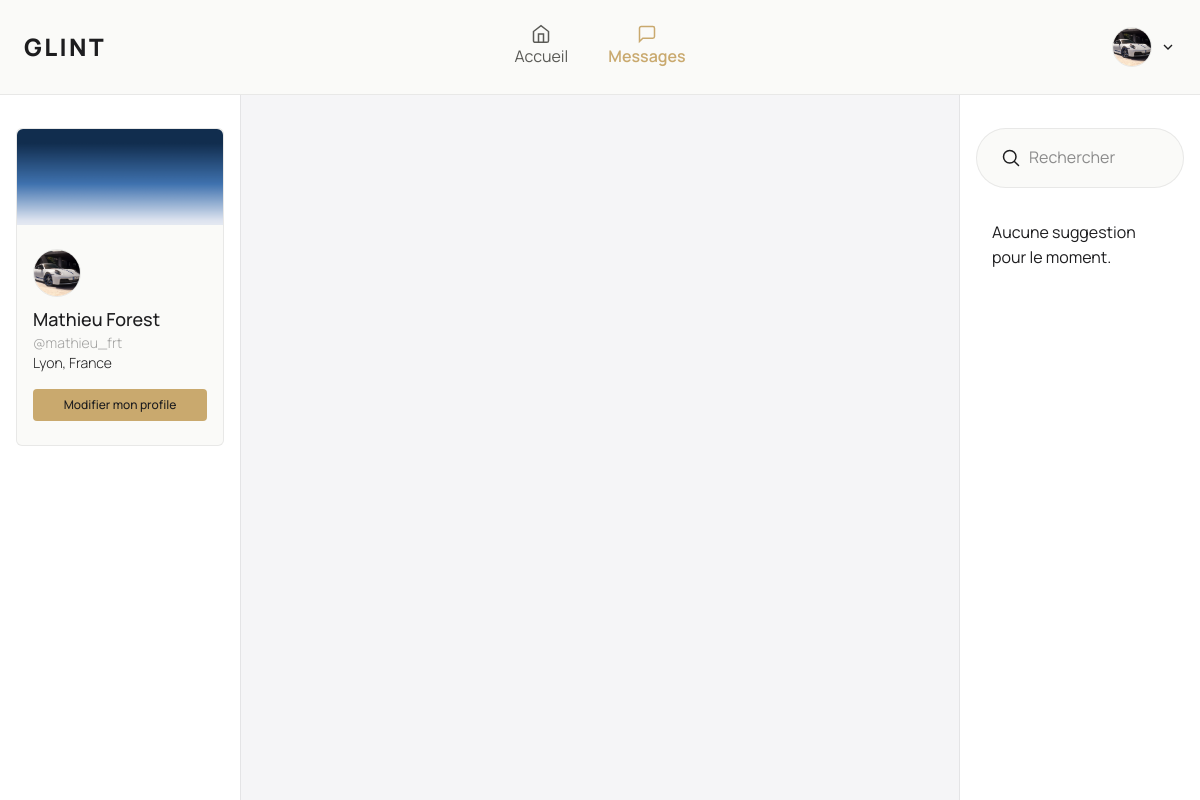
The page /dashboard?tab=messages (signed in) on the database its author committed.
### app/models/User.py (models this page shows, shortened)
class User(database.Model):
    __tablename__ = "users"
    id: Mapped[int] = mapped_column(primary_key=True)
    name: Mapped[str] = mapped_column(String(80), nullable=False)
    username: Mapped[str] = mapped_column(String(80), unique=True, nullable=False)
    email: Mapped[str] = mapped_column(String(120), unique=True, nullable=False)
    password: Mapped[str] = mapped_column(String(255), nullable=False)
    biography: Mapped[str] = mapped_column(Text, default="", server_default="")
    location: Mapped[str] = mapped_column(String(120), default="", server_default="")
    banner: Mapped[str] = mapped_column(String(255), default="", server_default="")
    avatar: Mapped[str] = mapped_column(String(255), default="", server_default="")
    created_at: Mapped[datetime] = mapped_column(DateTime, default=datetime.utcnow)
    updated_at: Mapped[Optional[datetime]] = mapped_column(DateTime, default=datetime.utcnow, onupdate=datetime.utcnow)
    posts: Mapped[List["Post"]] = relationship("Post", back_populates="author", lazy="dynamic")
    comments: Mapped[List["Comment"]] = relationship("Comment", back_populates="author", lazy="dynamic")
    likes: Mapped[List["Like"]] = relationship("Like", back_populates="user", lazy="dynamic")
    reposts: Mapped[List["Repost"]] = relationship("Repost", back_populates="user", lazy="dynamic")
    following: Mapped[List["Follow"]] = relationship("Follow", back_populates="follower", lazy="dynamic",
                                                     foreign_keys="Follow.follower_id")
    followers: Mapped[List["Follow"]] = relationship("Follow", back_populates="followed", lazy="dynamic",
                                                     foreign_keys="Follow.followed_id")

### app/routes/dashboard.py (the view)
@dashboard_bp.route("/dashboard", methods=["GET", "POST"])
@login_required
def index(current_user):
    tab = request.args.get("tab", "fill")
    if tab == "fill":
        return DashboardController.fill(current_user)
    return DashboardController.index(current_user, tab)

### app/context_processors.py (called while the page is built)
def inject_user():
    try:
        verify_jwt_in_request(locations=["cookies"], optional=True)
        user_id = get_jwt_identity()
        if user_id:
            user = User.query.get(int(user_id))
            return {"current_user": user}
    except Exception:
        pass
    return {"current_user": None}

### app/controllers/DashboardControllers.py (called while the page is built)
    @staticmethod
    def index(current_user, tab="fill"):
        if tab not in DashboardController.TABS:
            tab = "fill"
        if tab == "fill":
            DashboardController.fill(current_user)
        post = PostControllers.get_post(current_user)
        return render_template('dashboard/index.html', current_user=current_user, tab=tab, posts=post)

### app/controllers/PostController.py (called while the page is built)
    @staticmethod
    def get_post(current_user):
        if not current_user:
            return redirect(url_for("dashboard.index", tab="fill"))
        posts = (Post.query
                 .order_by(Post.id.desc())
                 .all()
                 )
        return posts

### app/templates/dashboard/index.html (shortened to what this page needs)
{% extends 'layout.html' %}
{% from 'components/layout/dashboard_headers.html' import DashboardHeaders %}
{% from 'components/ui/icons.html' import Icon %}
{% set active_tab = tab %}
{% block content %}
    <section
            class="h-screen flex flex-col items-center justify-start w-full animate-in fade-in slide-in-from-top-5 duration-1000 bg-background">
        {{ DashboardHeaders(user=current_user, active_tab=active_tab) }}
        <div class="grid grid-cols-1 md:grid-cols-5 w-full">
            <div class="col-span-1 hidden md:flex overflow-hidden">
                {% include "dashboard/profile_aside.html" %}
            </div>
            <div class="col-span-3 overflow-auto bg">
                <section
                        class="py-24 flex flex-col items-center justify-start py-6 border-x border-border w-full bg-background-foreground min-h-screen overflow-auto animate-in fade-in slide-in-from-bottom-5 duration-1000">
                </section>
            </div>
            <div class="col-span-1 hidden md:flex overflow-hidden">
                {% include "dashboard/suggestion.html" %}
            </div>
        </div>
    </section>
{% endblock %}

### app/templates/components/layout/dashboard_headers.html (shortened to what this page needs)
{% from "components/ui/icons.html" import Icon %}
{% set nav_items = [
    {"name": "Accueil", "icon": "fill", "url": "fill"},
    {"name": "Messages",  "icon": "messages", "url": "messages"},
] %}
{% macro DashboardHeaders(user={}, active_tab="fill") %}
    <header class="fixed z-50 flex items-center justify-between py-4 px-6 w-full animate-in slide-in-from-left-5 fade-in duration-500 border-b border-border bg-card">
        <h1 class="uppercase font-black text-2xl tracking-widest flex-1">Glint</h1>
        <div class="hidden items-center justify-center gap-2 flex-1 md:flex">
            {% for item in nav_items %}
                <a href="{{ url_for('dashboard.index', tab=item.url) }}"
                   class="flex flex-col items-center px-4 py-2 transition-all duration-300
                              {{ 'text-primary font-semibold' if active_tab == item.url else 'text-text-2' }}">
                    {{ Icon(item.icon, cls="w-5 h-5") }}
                    {{ item.name }}
                </a>
            {% endfor %}
        </div>
        <div class="flex items-center gap-2 flex-1 justify-end">
            <div class="relative" id="my-account-wrapper">
                <button onclick="toggleDropdown()" class="flex items-center gap-2">
                    {% if user.avatar %}
                        <div class="border border-border cursor-pointer h-10 w-10 rounded-full">
                            <img src="{{ url_for('static', filename='uploads/avatars/' ~ user.avatar) }}"
                                 alt="Avatar de {{ user.name }}"
                                 class="h-full w-full object-cover transition-opacity duration-300 group-hover:opacity-50 rounded-full"
                            />
                        </div>
                    {% else %}
                        <div class="border border-border cursor-pointer h-10 w-10 rounded-full flex items-center justify-center bg-primary-light">
                            <p class="text-lg font-black text-text-1">
                                {{ user.name[0] }}
                            </p>
                        </div>
                    {% endif %}
                    {{ Icon("arrow-down") }}
                </button>
            </div>
        </div>
    </header>
{% endmacro %}

### app/templates/dashboard/profile_aside.html
{% from 'components/ui/button.html' import Button %}
{% from 'components/ui/avatar.html' import Avatar %}
{% block content %}
    <aside class="flex flex-col items-center gap-4 px-4 py-32 w-full h-full">
        <div class="flex flex-col rounded-md bg-card border border-border w-full">
            {% if current_user.banner %}
                <header class="w-full h-24">
                    <img
                            src="{{ url_for('static', filename='uploads/banners/' ~ current_user.banner) }}"
                            alt="Bannière de profil"
                            class="w-full h-full object-cover transition-transform duration-700 group-hover:scale-105 rounded-tr-md rounded-tl-md"
                    />
                </header>
            {% endif %}
            <div class="px-4 py-6 space-y-2">
                {{ Avatar(current_user) }}
                <div>
                    <h2 class="font-medium text-text-1 text-lg">{{ current_user.name }}</h2>
                    <p class="font-light text-text-1/40 text-sm">@{{ current_user.username }}</p>
                    <p class="font-light text-text-1 text-sm">{{ current_user.location }}</p>
                    <a href="{{ url_for('dashboard.profile') }}">
                        {{ Button("Modifier mon profile", cls="outline outline-border mt-4 cursor-pointer duration-300 hover:bg-background-foreground w-full md:text-xs", type="button") }}
                    </a>
                </div>
            </div>
        </div>
    </aside>
{% endblock %}

### app/templates/components/ui/avatar.html
{% macro Avatar(user={}) %}
    {% if user.avatar %}
        <div class="border border-border cursor-pointer h-12 w-12 rounded-full">
            <img src="{{ url_for('static', filename='uploads/avatars/' ~ user.avatar) }}"
                 alt="Avatar de {{ user.name }}"
                 class="h-full w-auto object-cover transition-opacity duration-300 group-hover:opacity-50 rounded-full"
            />
        </div>
    {% else %}
        <div class="border border-border cursor-pointer h-12 w-12 rounded-full flex items-center justify-center">
            <p class="text-xl font-black text-text-1">
                {{ user.name[0] }}
            </p>
        </div>
    {% endif %}
{% endmacro %}

### app/static/css/style.css (style rules this page uses)
:root { --bg: #ffffff; --bg-foreground: #f5f5f7; --bg-secondary: #1d1d1f; --bg-card: #FAFAF8; --bg-hover: #F2F0EC; --bg-glass: rgba(250, 250, 248, 0.92); --border: rgba(0, 0, 0, 0.07); --border-gold: rgba(188, 158, 103, 0.35); --text-1: #1d1d1f; --text-2: #5A5A56; --text-3: #9A9A94; --gold: #C9A96E; --gold-light: #E8D5B0; --gold-subtle: rgba(201, 169, 110, 0.10); --gold-subtle2: rgba(201, 169, 110, 0.18); --danger: #C0705A; }
body { background-color: var(--color-background); color: var(--color-text-1); font-family: "Manrope", sans-serif; line-height: 1.6; }
* { scrollbar-width: none; -ms-overflow-style: none; }

### rows shown on the page
User: avatar (picture), banner (picture), name "Mathieu Forest", username "mathieu_frt", location "Lyon, France"

### other values the page prints
{{ item.name }} "Accueil" "Messages"
{{ label }} "Modifier mon profile"
